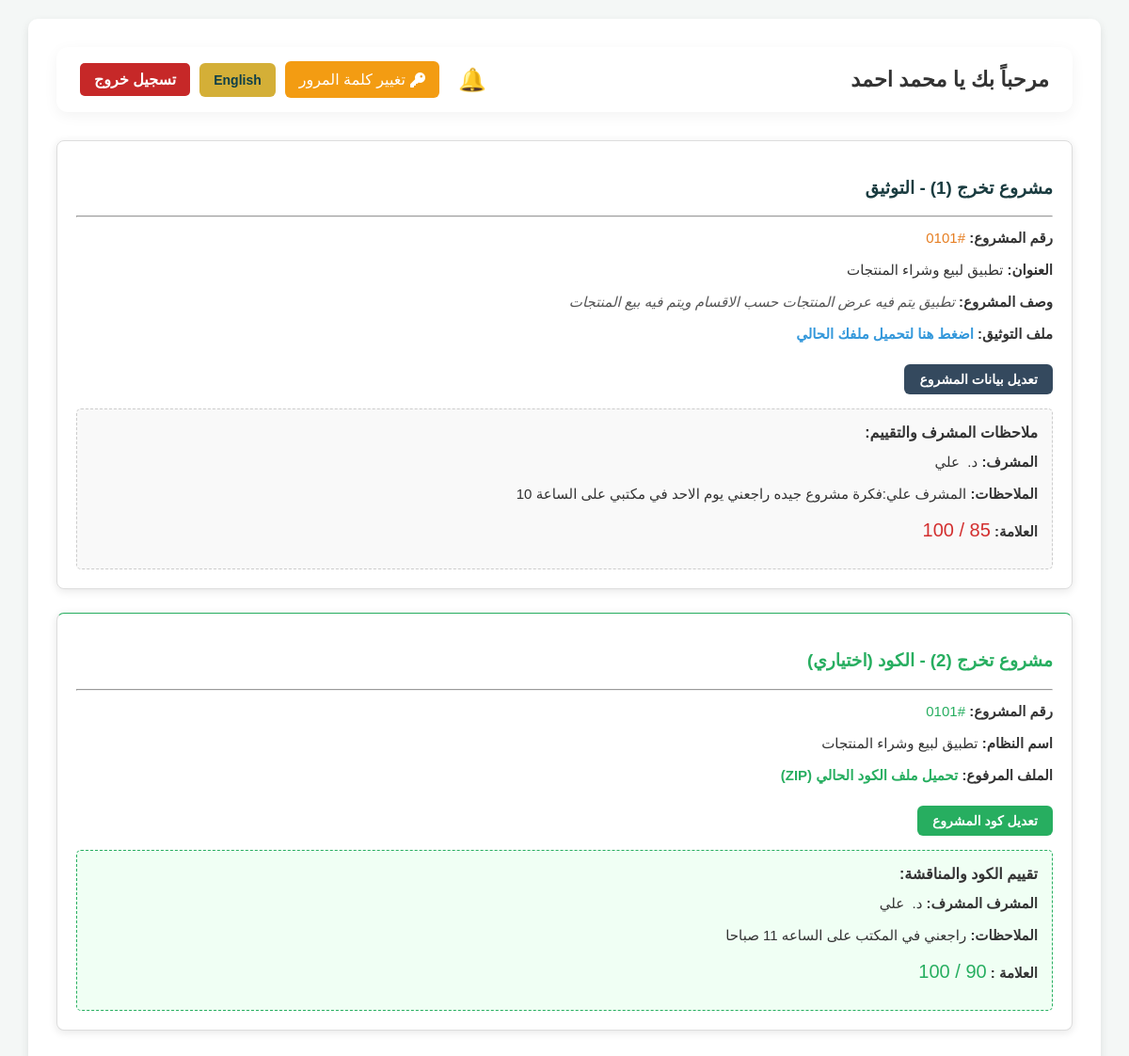
Screenshot of /student_dashboard.php (signed in) with the database file from the repository.
### tables this page shows
CREATE TABLE students (
  student_id varchar(15) NOT NULL,
  name varchar(100) NOT NULL,
  email varchar(100) NOT NULL,
  password varchar(255) NOT NULL,
  dept_code varchar(5) NOT NULL,
  last_seen_announcements timestamp NOT NULL DEFAULT '2000-01-01 08:00:00',
  needs_password_change tinyint(1) NOT NULL DEFAULT 1,
  PRIMARY KEY (student_id),
  UNIQUE KEY email (email)
);

CREATE TABLE project_1 (
  project_id varchar(10) NOT NULL,
  student_id varchar(20) DEFAULT NULL,
  project_title varchar(255) NOT NULL,
  project_desc varchar(100) NOT NULL,
  project_file varchar(255) NOT NULL,
  supervisor_id varchar(10) DEFAULT NULL,
  grade int(11) DEFAULT NULL,
  notes text DEFAULT NULL,
  is_note_new tinyint(1) DEFAULT 0,
  PRIMARY KEY (project_id),
  UNIQUE KEY student_id (student_id)
);

CREATE TABLE supervisors (
  supervisor_id varchar(10) NOT NULL,
  name varchar(100) NOT NULL,
  email varchar(100) NOT NULL,
  password varchar(255) NOT NULL,
  dept_code varchar(5) NOT NULL,
  last_seen_announcements timestamp NOT NULL DEFAULT '2000-01-01 08:00:00',
  needs_password_change tinyint(1) NOT NULL DEFAULT 1,
  PRIMARY KEY (supervisor_id),
  UNIQUE KEY email (email)
);

CREATE TABLE project_2 (
  project_id varchar(10) NOT NULL,
  student_id varchar(20) DEFAULT NULL,
  project_title varchar(255) NOT NULL,
  source_code_file varchar(255) NOT NULL,
  supervisor_id varchar(10) DEFAULT NULL,
  grade int(11) DEFAULT NULL,
  notes text DEFAULT NULL,
  is_note_new tinyint(1) DEFAULT 0,
  PRIMARY KEY (project_id),
  UNIQUE KEY student_id (student_id)
);

### lang_config.php (called while the page is built, shortened)
<?php
$role_context = isset($_SESSION['role']) ? $_SESSION['role'] : 'guest';
$lang_key = 'lang_' . $role_context;
if (isset($_SESSION[$lang_key])) {
    $lang = $_SESSION[$lang_key];
} elseif (isset($_COOKIE[$lang_key])) {
    $lang = $_COOKIE[$lang_key];
    $_SESSION[$lang_key] = $lang;
} else {
    if (isset($_SESSION['lang_guest'])) {
        $lang = $_SESSION['lang_guest'];
    } elseif (isset($_COOKIE['lang_guest'])) {
        $lang = $_COOKIE['lang_guest'];
    } else {
        $lang = 'ar';
    }
}
function T($key) {
    global $translations, $lang;
    return $translations[$lang][$key] ?? $key;
}
?>

### student_dashboard.php (the view, shortened to what this page needs)
<?php
include "lang_config.php";
include "connection_settings.php";
if (isset($_SESSION['role']) && $_SESSION['role'] == 'student' && isset($_SESSION['email'])) {
    $email = $_SESSION['email'];
    $stmt_student = mysqli_prepare($conn, "SELECT student_id, name, dept_code FROM students WHERE email=?");
    mysqli_stmt_bind_param($stmt_student, "s", $email);
    mysqli_stmt_execute($stmt_student);
    $student_data = mysqli_fetch_assoc(mysqli_stmt_get_result($stmt_student));
    $student_id = $student_data['student_id'];
    $student_name = $student_data['name'];
    $dept_code = $student_data['dept_code'];
    $stmt_p1 = mysqli_prepare($conn, "SELECT * FROM project_1 WHERE student_id=?");
    mysqli_stmt_bind_param($stmt_p1, "s", $student_id);
    mysqli_stmt_execute($stmt_p1);
    $proj1 = mysqli_fetch_assoc(mysqli_stmt_get_result($stmt_p1));
    if (in_array($dept_code, ['01', '02'])) {
        $stmt_p2 = mysqli_prepare($conn, "SELECT * FROM project_2 WHERE student_id=?");
        mysqli_stmt_bind_param($stmt_p2, "s", $student_id);
        mysqli_stmt_execute($stmt_p2);
        $proj2 = mysqli_fetch_assoc(mysqli_stmt_get_result($stmt_p2));
    } else {
        $proj2 = null;
    }
    $stmt_proj1 = mysqli_prepare($conn, "SELECT p.*, d.name AS doc_name FROM project_1 p LEFT JOIN supervisors d ON p.supervisor_id = d.supervisor_id WHERE p.student_id=?");
    mysqli_stmt_bind_param($stmt_proj1, "s", $student_id);
    mysqli_stmt_execute($stmt_proj1);
    $proj1 = mysqli_fetch_assoc(mysqli_stmt_get_result($stmt_proj1));
    $proj2 = null;
    if (in_array($dept_code, ['01', '02'])) {
        $stmt_proj2 = mysqli_prepare($conn, "SELECT p.*, d.name AS doc_name FROM project_2 p LEFT JOIN supervisors d ON p.supervisor_id = d.supervisor_id WHERE p.student_id=?");
        mysqli_stmt_bind_param($stmt_proj2, "s", $student_id);
        mysqli_stmt_execute($stmt_proj2);
        $proj2 = mysqli_fetch_assoc(mysqli_stmt_get_result($stmt_proj2));
    }
    $scroll_target = "";
    $bell_link = "student_dashboard.php?clear_notifications=1" . $scroll_target;
} else { header("Location: index.php"); exit(); }
?>
<!DOCTYPE html>
<html lang="<?php echo T('lang_code'); ?>" dir="<?php echo T('dir'); ?>">
<head>
    <link rel="stylesheet" href="style.css?v=<?php echo time(); ?>">
    <link rel="stylesheet" href="https://cdnjs.cloudflare.com/ajax/libs/font-awesome/6.4.0/css/all.min.css">
</head>
<body>
    <div class="container">
        <div class="top-bar">
            <h2><?php echo T('welcome') . $student_name; ?></h2>
            <div class="nav-right" style="gap: 10px;">
                <a href="<?php echo $bell_link; ?>" class="notif-wrapper" title="<?php echo $lang == 'ar' ? 'الملاحظات الجديدة' : 'New Notifications'; ?>" style="margin-inline-end: 10px;">
                    🔔
                </a>
                <a href="change_password.php" class="btn" style="background:#f39c12; color:white; padding:10px 15px; border-radius:6px; text-decoration:none; display:flex; align-items:center; gap:5px;"><i class="fa-solid fa-key"></i> <?php echo $lang == 'ar' ? 'تغيير كلمة المرور' : 'Change Password'; ?></a>
                <a href="?change_lang=<?php echo $lang == 'ar' ? 'en' : 'ar'; ?>" class="lang-btn" style="text-decoration: none; padding: 10px 15px; border-radius: 6px;">
                    <?php echo T('switch_lang'); ?>
                </a>
                <a href="sign_out.php" class="btn btn-logout"><?php echo T('logout'); ?></a>
            </div>
        </div>
        <div class="project-box" id="project1_section">
            <h3 style="color: #1a3c40;"><?php echo $lang == 'ar' ? 'مشروع تخرج (1) - التوثيق' : 'Graduation Project (1) - Documentation'; ?></h3>
            <hr>
            <?php if (!$proj1): ?>
                <form action="" method="POST" enctype="multipart/form-data">
                    <input type="hidden" name="p_type" value="1">
                    <label><?php echo $lang == 'ar' ? 'عنوان المشروع:' : 'Project Title:'; ?></label>
                    <input type="text" name="title" required>
                    <label><?php echo $lang == 'ar' ? 'وصف مختصر (حتى 200 حرف):' : 'Brief Description (up to 200 chars):'; ?></label>
                    <textarea name="desc" maxlength="200" required></textarea>
                    <?php if (!in_array($dept_code, ['01', '02'])): ?>
                    <label><?php echo $lang == 'ar' ? 'رفع الملف (PDF/DOCX للتوثيق أو ZIP/RAR للكود):' : 'Upload File (PDF/DOCX for docs or ZIP/RAR for code):'; ?></label>
                    <input type="file" name="p_file" accept=".pdf,.docx,.zip,.rar" required>
                    <small style="color:#888;"><?php echo $lang == 'ar' ? '* ارفع ملف التوثيق (PDF/DOCX) أو ملف الكود (ZIP/RAR)' : '* Upload documentation (PDF/DOCX) or code file (ZIP/RAR)'; ?></small>
                    <?php else: ?>
                    <label><?php echo $lang == 'ar' ? 'رفع ملف الدكيومنتيشن (PDF/DOCX):' : 'Upload Documentation File (PDF/DOCX):'; ?></label>
                    <input type="file" name="p_file" accept=".pdf,.docx" required>
                    <?php endif; ?>
                    <button type="submit" name="submit_project" class="btn btn-save"><?php echo $lang == 'ar' ? 'حفظ وتسجيل مشروع 1' : 'Save & Register Project 1'; ?></button>
                </form>
                    <?php else: ?>
                <div class="info-display">
                    <p><strong><?php echo $lang == 'ar' ? 'رقم المشروع:' : 'Project ID:'; ?></strong> <span style="color:#e67e22;">#<?php echo $proj1['project_id']; ?></span></p>
                    <p><strong><?php echo $lang == 'ar' ? 'العنوان:' : 'Title:'; ?></strong> <?php echo htmlspecialchars($proj1['project_title']); ?></p>
                    <p><strong><?php echo $lang == 'ar' ? 'وصف المشروع:' : 'Description:'; ?></strong> <span style="color:#555; font-style:italic;"><?php echo !empty($proj1['project_desc']) ? htmlspecialchars($proj1['project_desc']) : ($lang == 'ar' ? 'لا يوجد وصف.' : 'No description.'); ?></span></p>
                    <p><strong><?php echo $lang == 'ar' ? 'ملف التوثيق:' : 'Documentation File:'; ?></strong> <a href="download.php?file=<?php echo urlencode($proj1['project_file']); ?>&name=<?php echo rawurlencode($student_name . ' - ' . $proj1['project_title'] . '.' . pathinfo($proj1['project_file'], PATHINFO_EXTENSION)); ?>" style="color: #3498db; text-decoration: none; font-weight:bold;"><?php echo $lang == 'ar' ? 'اضغط هنا لتحميل ملفك الحالي' : 'Click here to download your current file'; ?></a></p>
                    <a href="student_dashboard.php?edit_p1=1#project1_section" class="btn-edit"><?php echo $lang == 'ar' ? 'تعديل بيانات المشروع' : 'Edit Project Details'; ?></a>
                    <div class="notes-box" style="background:#f9f9f9; padding:15px; border:1px dashed #ccc; margin-top:15px; <?php echo ($proj1['is_note_new'] == 1) ? 'border-color: red; background: #fff5f5;' : ''; ?>">
                        <h4 style="margin:0;"><?php echo $lang == 'ar' ? 'ملاحظات المشرف والتقييم:' : 'Supervisor Notes & Evaluation:'; ?>
                        </h4>
                        <p style="margin-top: 10px;"><strong><?php echo $lang == 'ar' ? 'المشرف:' : 'Supervisor Supervisor:'; ?></strong> <?php echo !empty($proj1['doc_name']) ? ($lang == 'ar' ? "د. " : "Dr. ") . htmlspecialchars($proj1['doc_name']) : "<span style='color:#7f8c8d; font-style:italic;'>" . ($lang == 'ar' ? "بانتظار تبني المشروع من قبل مشرف المساق" : "Waiting for project adoption by course supervisor") . "</span>"; ?></p>
                        <p><strong><?php echo $lang == 'ar' ? 'الملاحظات:' : 'Notes:'; ?></strong> <?php echo !empty($proj1['notes']) ? nl2br(htmlspecialchars($proj1['notes'])) : ($lang == 'ar' ? "لا توجد ملاحظات بعد." : "No notes yet."); ?></p>
                        <p><strong><?php echo $lang == 'ar' ? 'العلامة:' : 'Grade:'; ?></strong> <span style="font-size:20px; color:#d32f2f;"><?php echo !empty($proj1['grade']) ? $proj1['grade'] : "--"; ?> / 100</span></p>
                    </div>
                </div>
            <?php endif; ?>
        </div>
                            <?php if ($dept_code != '08'): ?>
            <?php if ($proj1): ?>
                <div class="project-box" id="project2_section" style="border-top-color: #27ae60;">
                    <h3 style="color: #27ae60;"><?php echo $lang == 'ar' ? 'مشروع تخرج (2) - الكود  (اختياري)' : 'Graduation Project (2) - Code (Optional)'; ?></h3>
                    <hr>
                    <?php if (!$proj2): ?>
                        <form action="" method="POST" enctype="multipart/form-data">
                            <input type="hidden" name="p_type" value="2">
                            <label><?php echo $lang == 'ar' ? 'عنوان النظام النهائي:' : 'Final System Title:'; ?></label>
                            <input type="text" name="title" required>
                            <label><?php echo $lang == 'ar' ? 'رفع ملف الكود (ZIP/RAR):' : 'Upload Code File (ZIP/RAR):'; ?></label>
                            <input type="file" name="p_file" accept=".zip,.rar" required>
                            <button type="submit" name="submit_project" class="btn btn-save" style="background:#27ae60;"><?php echo $lang == 'ar' ? 'رفع كود المشروع' : 'Upload Project Code'; ?></button>
                        </form>
                    <?php else: ?>
                        <div class="info-display">
                            <p><strong><?php echo $lang == 'ar' ? 'رقم المشروع:' : 'Project ID:'; ?></strong> <span style="color:#27ae60;">#<?php echo $proj2['project_id']; ?></span></p>
                            <p><strong><?php echo $lang == 'ar' ? 'اسم النظام:' : 'System Title:'; ?></strong> <?php echo htmlspecialchars($proj2['project_title']); ?></p>
                            <p><strong><?php echo $lang == 'ar' ? 'الملف المرفوع:' : 'Uploaded File:'; ?></strong> <a href="download.php?file=<?php echo urlencode($proj2['source_code_file']); ?>&name=<?php echo rawurlencode($student_name . ' - ' . $proj2['project_title'] . '.' . pathinfo($proj2['source_code_file'], PATHINFO_EXTENSION)); ?>" style="color:#27ae60; text-decoration:none; font-weight:bold;"><?php echo $lang == 'ar' ? 'تحميل ملف الكود الحالي (ZIP)' : 'Download Current Code File (ZIP)'; ?></a></p>
                            <a href="student_dashboard.php?edit_p2=1#project2_section" class="btn-edit" style="background:#27ae60;"><?php echo $lang == 'ar' ? 'تعديل كود المشروع' : 'Edit Project Code'; ?></a>
                            <div class="notes-box" style="background:#f0fff4; padding:15px; border:1px dashed #27ae60; margin-top:15px; <?php echo ($proj2['is_note_new'] == 1) ? 'border-color: red; background: #fff5f5;' : ''; ?>">
                                <h4 style="margin:0;"><?php echo $lang == 'ar' ? 'تقييم الكود والمناقشة:' : 'Code Evaluation & Discussion:'; ?>
                                </h4>
                                <p style="margin-top: 10px;"><strong><?php echo $lang == 'ar' ? 'المشرف المشرف:' : 'Supervisor Supervisor:'; ?></strong> <?php echo !empty($proj2['doc_name']) ? ($lang == 'ar' ? "د. " : "Dr. ") . htmlspecialchars($proj2['doc_name']) : "<span style='color:#7f8c8d; font-style:italic;'>" . ($lang == 'ar' ? 'بانتظار تبني الكود من قبل مشرف المساق' : 'Waiting for code adoption by course supervisor') . "</span>"; ?></p>
                                <p><strong><?php echo $lang == 'ar' ? 'الملاحظات:' : 'Notes:'; ?></strong> <?php echo !empty($proj2['notes']) ? nl2br(htmlspecialchars($proj2['notes'])) : ($lang == 'ar' ? 'بانتظار مراجعة الكود.' : 'Waiting for code review.'); ?></p>
                                <p><strong><?php echo $lang == 'ar' ? 'العلامة :' : 'Grade :'; ?></strong> <span style="font-size:20px; color:#27ae60"><?php echo !empty($proj2['grade']) ? $proj2['grade'] : "--"; ?> / 100</span></p>
                            </div>
                        </div>
                    <?php endif; ?>
                </div>
            <?php endif; ?>
        <?php endif; ?>
    </div>
</body>
</html>

### style.css (style rules this page uses)
:root { --primary-color: #1a3c40; --secondary-color: #0e3f48; --accent-color: #d4af37; --success-color: #2e7d32; --danger-color: #c62828; --info-color: #0288d1; --warning-color: #ff9800; --bg-light: #f4f7f6; --text-dark: #333; --text-white: #fff; }
body { font-family: 'Cairo', sans-serif; margin: 0; padding: 0; background-color: var(--bg-light); color: var(--text-dark); }
body, h1, h2, h3, h4, p, div, form { text-align: inherit; }
.lang-btn { background: var(--accent-color); color: var(--secondary-color); padding: 5px 15px; border-radius: 20px; text-decoration: none; font-weight: bold; font-size: 14px; transition: 0.3s; }
.container { max-width: 1200px; margin: 20px auto; background: white; padding: 30px; border-radius: 10px; box-shadow: 0 4px 10px rgba(0, 0, 0, 0.1); box-sizing: border-box; width: 95%; }
.header-actions, .top-bar { display: flex; justify-content: space-between; align-items: center; margin-bottom: 30px; gap: 20px; }
.top-bar { background: #fff; padding: 15px 25px; border-radius: 12px; box-shadow: 0 4px 15px rgba(0, 0, 0, 0.05); }
.top-bar h2, .header-actions h1, .header-actions h4 { margin: 0; font-size: 1.4rem; white-space: nowrap; }
.logout, .btn-logout { background: var(--danger-color); color: white; padding: 8px 15px; text-decoration: none; border-radius: 5px; font-weight: bold; }
.container { overflow-x: auto; }
.project-box { background: #fff; padding: 30px; border-radius: 8px; box-shadow: 0 2px 10px rgba(0, 0, 0, 0.1); border-top: 5px solid #2196f3; margin-bottom: 20px; }
.notes-box { margin-top: 20px; padding: 15px; background: #fff8e1; border-radius: 5px; border: 1px dashed var(--warning-color); }
.notif-wrapper { position: relative; display: inline-block; margin-inline-end: 20px; text-decoration: none; font-size: 24px; }
.nav-right { display: flex; align-items: center; gap: 10px; flex-wrap: wrap; justify-content: flex-end; }
.project-box { scroll-margin-top: 80px; margin-bottom: 25px; padding: 20px; border: 1px solid #ddd; border-radius: 8px; background: #fff; }
.info-display p { margin: 10px 0; font-size: 15px; word-wrap: break-word; overflow-wrap: break-word; white-space: pre-wrap; line-height: 1.6; }
.btn-edit { display: inline-block; background: #34495e; color: white; text-decoration: none; padding: 8px 16px; border-radius: 6px; font-weight: bold; margin-top: 10px; font-size: 14px; }

### rows the page displays
students: name "محمد احمد"
project_1: project_id "0101", project_title "تطبيق لبيع وشراء المنتجات", project_desc "تطبيق يتم فيه عرض المنتجات حسب الاقسام ويتم فيه بيع المنتجات", supervisor.name "علي", notes "المشرف علي:فكرة مشروع جيده راجعني يوم الاحد في مكتبي على الساعة 10"
project_2: project_id "0101", project_title "تطبيق لبيع وشراء المنتجات", supervisor.name "علي", notes "راجعني في المكتب على الساعه 11 صباحا", grade "90"

### other values shown
T('welcome') "مرحباً بك يا"
T('switch_lang') "English"
T('logout') "تسجيل خروج"
